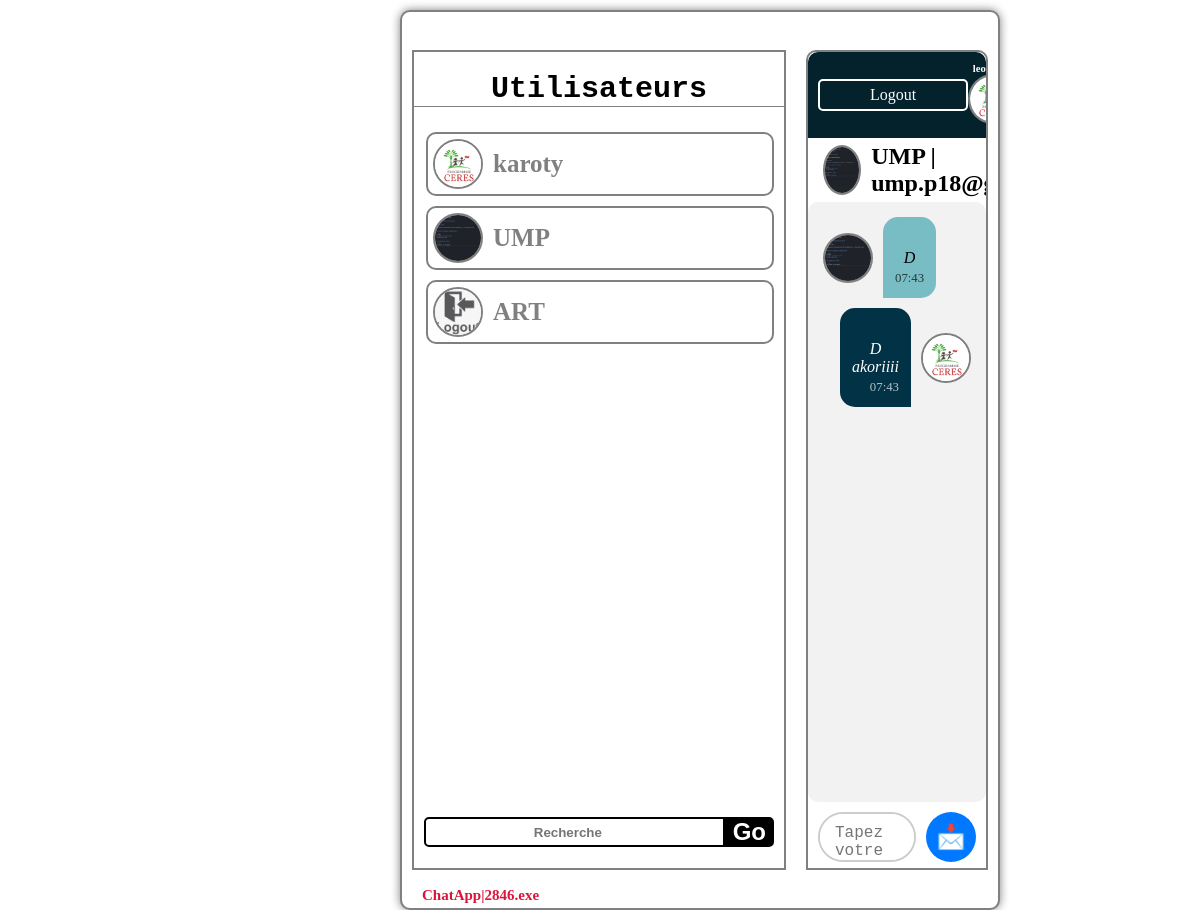
The page /discussion/9461042608/ (signed in) on the database as committed earlier.
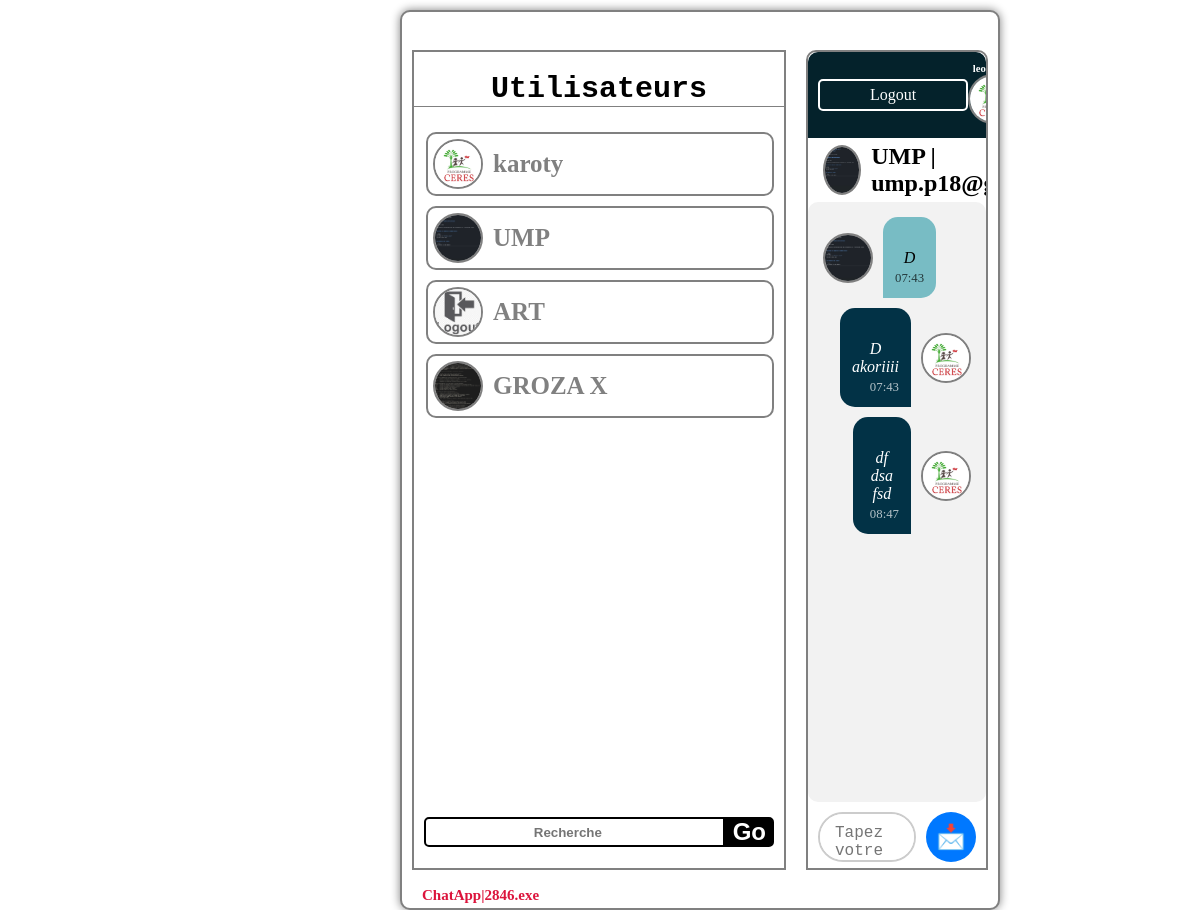
The same page on the database as committed later.
### chatreal/models.py (models this page shows, shortened)
class CustomUser(AbstractUser):
    uid = models.CharField(
        max_length=10,
        editable=False,
        unique=True
    )
    username = models.CharField(max_length=15, unique=True, verbose_name="Pseudo")
    email = models.EmailField(unique=True, verbose_name="Adresse e-mail")
    profile_picture = models.ImageField(upload_to="profile_pictures/", null=True, blank=True, verbose_name="Photo de profil")
    groups = models.ManyToManyField(
        'auth.Group',
        related_name='customuser_groups',
        blank=True
    )
    user_permissions = models.ManyToManyField(
        'auth.permission',
        related_name='customuser_permissions',
        blank=True
    )

class Messages(models.Model):
    exped = models.ForeignKey(CustomUser, related_name="expediteur", on_delete=models.CASCADE)
    dest = models.ForeignKey(CustomUser, related_name="destinateur", on_delete=models.CASCADE)
    message = models.TextField()
    date_env = models.DateTimeField(auto_now=True)

### chatreal/views.py (the view)
# urls.py: path('discussion/<str:uid>/', Discussion, name='discussion')
@login_required
def Discussion(request, uid):
    users = CustomUser.objects.exclude(id=request.user.id)
    destinateur = get_object_or_404(CustomUser, uid=uid)
    texte = Messages.objects.filter(Q(exped=request.user, dest=destinateur) | Q(exped=destinateur, dest=request.user)).order_by('date_env')
    if request.method == 'POST':
        form = MessageForm(request.POST)
        if form.is_valid():
            message = form.save(commit=False)
            message.exped = request.user
            message.dest = destinateur
            message.save()
            return redirect('discussion', uid=destinateur.uid)
    else:
        form = MessageForm()
    context = {
        "destinateur": destinateur,
        "expediteur": request.user,
        "users": users,
        "texte": texte,
        "form":form,
    }
    return render(request, 'discussion.html', context)

### chatreal/forms.py
class MessageForm(forms.ModelForm):
    class Meta:
        model = Messages
        fields = ['message']
        widgets = {
            'message': forms.Textarea(
                attrs={
                    'placeholder': 'Ecrivez un message.',
                    'class': 'mess_input'
                }
            ),
        }

### chatreal/templates/discussion.html (shortened to what this page needs)
{% extends 'plateform.html' %}
{% block discu %}
<div class="discussion">
    <div class="info_dest">
        <img class="profile-pic" src="{{ destinateur.profile_picture.url }}" alt="Profil">
        <h2>{{ destinateur.username }} | {{ destinateur.email }}</h2>
    </div>
    <div class="messages">
        {% if texte %}
            {% for m in texte %}
                <div class="message {% if m.exped == expediteur %} ma-texte {% else %} sa-texte {% endif %}">
                    <div class="message-content">
                        {% if m.exped == expediteur %}
                            <div class="text-bubble">
                                <p>{{ m.message }}</p>
                                <span class="message-time">{{ m.date_env|date:"H:i" }}</span>
                            </div>
                            <img class="profile-pic" src="{{ expediteur.profile_picture.url }}" alt="Profil">
                        {% else %}
                            <img class="profile-pic" src="{{ destinateur.profile_picture.url }}" alt="Profil">
                            <div class="text-bubble">
                                <p>{{ m.message }}</p>
                                <span class="message-time">{{ m.date_env|date:"H:i" }}</span>
                            </div>
                        {% endif %}
                    </div>
                </div>
            {% endfor %}
        {% else %}
                <p><strong><u>{{ expediteur.username }}</strong></u>, demmares une discussion avec <strong><u>{{ destinateur.username }}</u></strong> <br> <strong><u>{{ destinateur.email }}</u></strong> </p>
        {% endif %}
    </div>
    <form action="{% url 'discussion' destinateur.uid %}" method="post">
        <textarea name="message" class="mess_input" placeholder="Tapez votre message..." required></textarea>
        <button type="submit">📩</button>
    </form>
</div>
{% endblock %}

### chatreal/templates/plateform.html (shortened to what this page needs)
{% load static %}
<!DOCTYPE html>
<html lang="en">
<head>
    <link rel="stylesheet" href="{% static 'plateform.css' %}">
</head>
<body>
    <div class="plateform">
        <h1>ChatApp|2846.exe</h1>
        <div class="contenue">
            <div class="utilisateurs">
                <h2>Utilisateurs</h2>
                {% block content %}
                    {% if users %}
                        <ul>
                            {% for u in users %}
                                <li>
                                    <img src="{{ u.profile_picture.url }}" alt="{{ u.username }}" />
                                    <span><a href="{% url 'discussion' u.uid %}">{{ u.username }}</a></span>
                                </li>
                            {% endfor %}
                        </ul>
                    {% endif %}
                {% endblock %}
                <form action="{% url 'rechercher_user' %}">
                    <input type="search" name="search_user" placeholder="Recherche" required>
                    <button type="submit">Go</button>
                </form>
            </div>
            <div class="template">
                <div class="user">
                    <a href="{% url 'deconnexion' %}">Logout</a>
                    <div class="info_user">
                        <h6>{{ user.username }}</h6>
                        <img src="{{ user.profile_picture.url }}" alt="user_pp">
                    </div>
                </div>
                {% block discu %}{% endblock %}
            </div>
        </div>
    </div>
</body>
</html>

Rows that differ between the two databases and show on the page:
added CustomUser: profile_picture (picture), username "GROZA X"
added Messages: message "df dsa fsd", date_env "08:47", profile_picture (picture)
